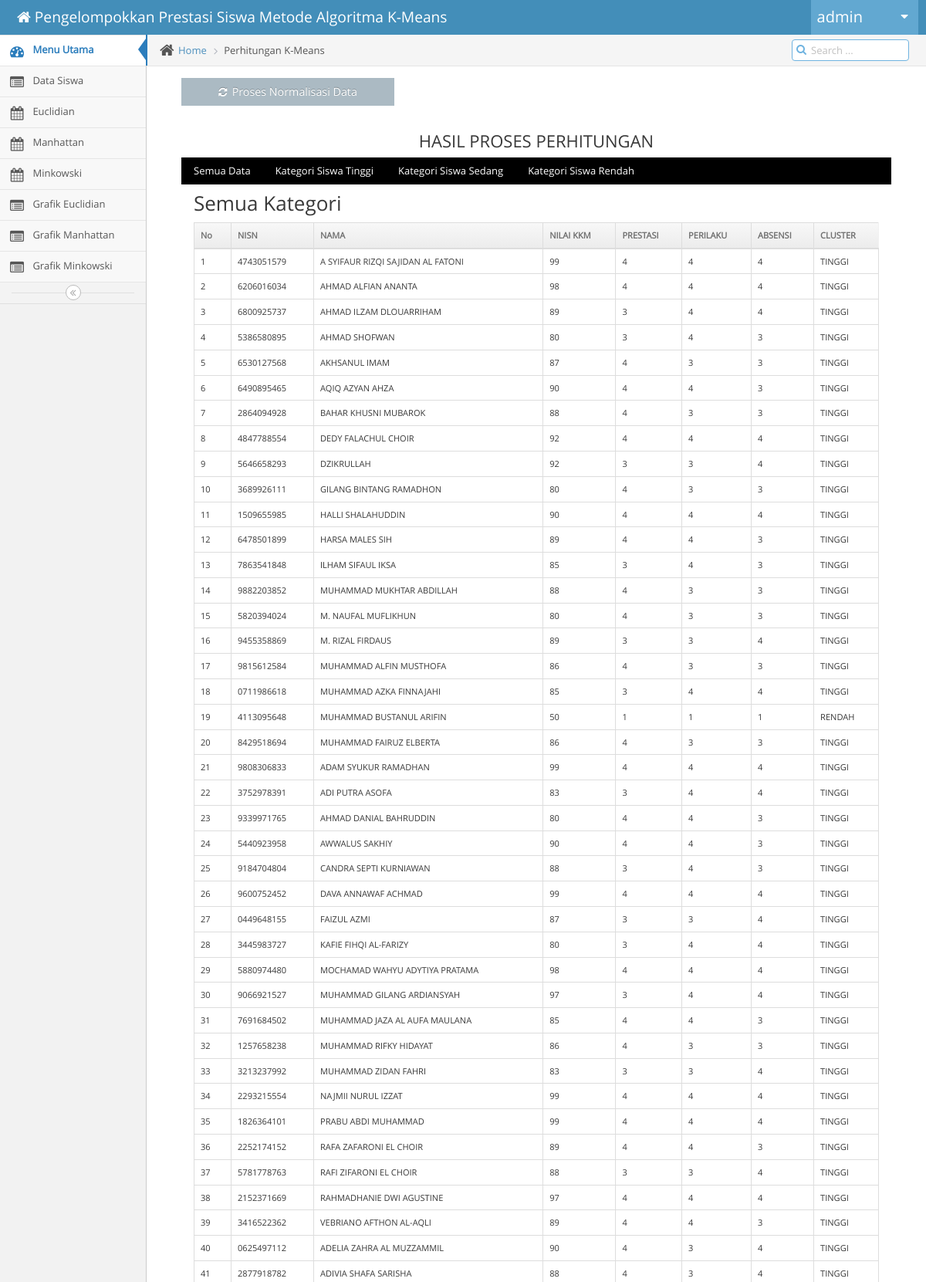
Screenshot of /dashboard.php?hal=perhitungan_manhattan (signed in, upper part) with the database file from the repository.
### tables this page shows
CREATE TABLE `nilai_siswa_manhattan` (
  `ID_NILAI` int(10) NOT NULL AUTO_INCREMENT,
  `ID_ADMIN` int(11) NOT NULL,
  `NISN` varchar(20) NOT NULL,
  `NAMA` varchar(50) NOT NULL,
  `NILAI` float NOT NULL,
  `NILAI_NORMALISASI` varchar(20) NOT NULL,
  `EXTRAKULIKULER` float NOT NULL,
  `EXTRAKULIKULER_NORMALISASI` varchar(20) NOT NULL,
  `PERILAKU` float NOT NULL,
  `PERILAKU_NORMALISASI` varchar(20) NOT NULL,
  `ABSENSI` float NOT NULL,
  `ABSENSI_NORMALISASI` varchar(20) NOT NULL,
  `CLUSTER` varchar(60) NOT NULL,
  PRIMARY KEY (`ID_NILAI`),
  KEY `ID_ADMIN` (`ID_ADMIN`) USING BTREE,
  CONSTRAINT `nilai_siswa_ibfk_1_copy` FOREIGN KEY (`ID_ADMIN`) REFERENCES `admin` (`id_admin`)
);

### perhitungan_manhattan.php (the view, shortened to what this page needs)
<?php if (@$_GET['action'] === 'hitung_ulang'): ?>
	<?php
		$query_total_data = "SELECT COUNT(*) as 'SIZE' FROM nilai_siswa_manhattan";
		$resultat_total_data = $bdd->query($query_total_data) or die(print_r($bdd->errorInfo()));
		$n_iterasi = 20;
		$n_data = $resultat_total_data->fetch()['SIZE'];
		$n_cluster = 3;
		$old_iterasi = array();
		for ($i=0; $i < $n_iterasi; $i++) {
	?>
			<div class="page-header">
				<h1>
					<small>
						Iterasi ke
						<i class="ace-icon fa fa-angle-double-right"></i>
						<?php echo ($i+1) ?>
					</small>
				</h1>
			</div>
			<div style="margin: 15px 45px;">
	<?php
			$centroid = array();
			if ($i == 0) {
				$query = "SELECT * FROM nilai_siswa_manhattan";
				$resultat = $bdd->query($query) or die(print_r($bdd->errorInfo()));
				$index_centroid = 1;
	?>
				<div class="page-header">
					<small>
						Centroid Awal
					</small>
				</div>
				<table class = "table table-bordered small">
				<tr bgcolor="#578CA9">
				<th>CLUSTER</th>
				<th>NILAI</th>
				<th>PRESTASI</th>
				<th>PERILAKU</th>
				<th>ABSENSI</th>
			</tr>
	<?php
				$cluster_ = 1;
				while ($row = $resultat->fetch()) {
					if ($index_centroid == 35 or $index_centroid == 90 or $index_centroid == 262) {
						array_push($centroid, $row);
	?>
						<tr bgcolor="#e0ebeb">
							<th><?php echo 'CLUSTER '.$cluster_++; ?></th>
							<th><?php echo $row['NILAI_NORMALISASI'] ?></th>
							<th><?php echo $row['EXTRAKULIKULER_NORMALISASI'] ?></th>
							<th><?php echo $row['PERILAKU_NORMALISASI'] ?></th>
							<th><?php echo $row['ABSENSI_NORMALISASI'] ?></th>
						</tr>
	<?php
					}
					$index_centroid++;
				}
	?>
				</table>
	<?php
			}else{
	?>
				<div class="page-header">
					<small>
						Centroid Baru
					</small>
				</div>
				<table class = "table table-bordered small">
				<tr bgcolor="#578CA9">
				<th>CLUSTER</th>
				<th>NILAI</th>
				<th>PRESTASI</th>
				<th>PERILAKU</th>
				<th>ABSENSI</th>
			</tr>
	<?php
				for ($j=0; $j < $n_cluster; $j++) {
					$query_centroid = "SELECT AVG(NILAI_NORMALISASI) as 'NILAI_NORMALISASI', AVG(EXTRAKULIKULER_NORMALISASI) as 'EXTRAKULIKULER_NORMALISASI', AVG(PERILAKU_NORMALISASI) as 'PERILAKU_NORMALISASI', AVG(ABSENSI_NORMALISASI) as 'ABSENSI_NORMALISASI' FROM nilai_siswa_manhattan WHERE CLUSTER = 'CLUSTER-".($j+1)."'";
					$resultat_centroid = $bdd->query($query_centroid) or die(print_r($bdd->errorInfo()));
					while ($row_centroid = $resultat_centroid->fetch()) {
						array_push($centroid, $row_centroid);
						$update_nilai = $row_centroid['NILAI_NORMALISASI'] ?? 0;
						$update_ext = $row_centroid['EXTRAKULIKULER_NORMALISASI'] ?? 0;
						$update_perilaku = $row_centroid['PERILAKU_NORMALISASI'] ?? 0;
						$update_absensi = $row_centroid['ABSENSI_NORMALISASI'] ?? 0;
						$query_update = "UPDATE `centroid_manhattan` SET `NILAI`= $update_nilai,`EXTRAKULIKULER`= $update_ext, `PERILAKU`= $update_perilaku,`ABSENSI`= $update_absensi WHERE `ID_CENTROID` = $j";
						$bdd->query($query_update) or die(print_r($bdd->errorInfo()));
	?>
						<tr bgcolor="#e0ebeb">
							<th><?php echo 'CLUSTER '.($j+1); ?></th>
							<th><?php echo $row_centroid['NILAI_NORMALISASI'] ?></th>
							<th><?php echo $row_centroid['EXTRAKULIKULER_NORMALISASI'] ?></th>
							<th><?php echo $row_centroid['PERILAKU_NORMALISASI'] ?></th>
							<th><?php echo $row_centroid['ABSENSI_NORMALISASI'] ?></th>
						</tr>
	<?php
					}
				}
	?>
			</table>
	<?php
			}
			$query = "SELECT * FROM nilai_siswa_manhattan";
			$resultat = $bdd->query($query) or die(print_r($bdd->errorInfo()));
	?>
			<div class="page-header">
				<small>
					Hasil Cluster
				</small>
			</div>
			<table class = "table table-bordered small datatablesku">
				<thead>
					<tr bgcolor="#578CA9">
						<th>No</th>
						<th>NISN</th>
						<th>NAMA</th>
						<th>NILAI</th>
						<th>PRESTASI</th>
						<th>PERILAKU</th>
						<th>ABSENSI</th>
						<th>CLUSTER 1</th>
						<th>CLUSTER 2</th>
						<th>CLUSTER 3</th>
						<th>CLUSTER</th>
					</tr>
				</thead>
			<tbody>
			<?php
				$no = 1;
				while ($row = $resultat->fetch()) {
					$temp_cluster = array();
					for ($j=0; $j < $n_cluster; $j++) {
						$nilai_normal = pow(abs($row['NILAI_NORMALISASI']-@$centroid[$j]['NILAI_NORMALISASI']),2);
						$nilai_ekstra = pow(abs($row['EXTRAKULIKULER_NORMALISASI']-@$centroid[$j]['EXTRAKULIKULER_NORMALISASI']),2);
						$nilai_perilaku = pow(abs($row['PERILAKU_NORMALISASI']-@$centroid[$j]['PERILAKU_NORMALISASI']),2);
						$nilai_absen = pow(abs($row['ABSENSI_NORMALISASI']-@$centroid[$j]['ABSENSI_NORMALISASI']),2);
						$nilai_cluster = $nilai_normal + $nilai_ekstra + $nilai_perilaku + $nilai_absen;
						$temp_cluster['CLUSTER-'.($j+1)] = $nilai_cluster;
					}
					$my_cluster = array($temp_cluster['CLUSTER-1'], $temp_cluster['CLUSTER-2'], $temp_cluster['CLUSTER-3']);
					sort($my_cluster);
					$cluster = '';
					foreach ($temp_cluster as $key => $value) {
						if ($value == $my_cluster[0]) {
							$cluster = $key;
							break;
						}
					}
		?>
					<tr bgcolor="#e0ebeb">
						<th><?php echo $no++; ?></th>
						<th><?php echo $row['NISN'] ?></th>
						<th><?php echo $row['NAMA'] ?></th>
						<th><?php echo $row['NILAI_NORMALISASI'] ?></th>
						<th><?php echo $row['EXTRAKULIKULER_NORMALISASI'] ?></th>
						<th><?php echo $row['PERILAKU_NORMALISASI'] ?></th>
						<th><?php echo $row['ABSENSI_NORMALISASI'] ?></th>
						<th><?php echo $temp_cluster['CLUSTER-1'] ?></th>
						<th><?php echo $temp_cluster['CLUSTER-2'] ?></th>
						<th><?php echo $temp_cluster['CLUSTER-3'] ?></th>
						<th><?php echo $cluster ?></th>
					</tr>
		<?php
					$id_nilai =  $row['ID_NILAI'];
					$query_update = "UPDATE `nilai_siswa_manhattan`  SET `CLUSTER`= '$cluster' WHERE `ID_NILAI` = $id_nilai";
					$bdd->query($query_update) or die(print_r($bdd->errorInfo()));
				}
		?>
			</tbody>
		</table>
	<?php
			if ($i <= 0) {
				for ($k=0; $k < $n_cluster; $k++) {
					$query_old_iterasi = "SELECT `ID_NILAI`, `CLUSTER` FROM `nilai_siswa_manhattan` WHERE `CLUSTER` = 'CLUSTER-".($k+1)."'";
					$resultat_old_iterasi = $bdd->query($query_old_iterasi) or die(print_r($bdd->errorInfo()));
					while ($row = $resultat_old_iterasi->fetch()) {
						$old_iterasi[$row['ID_NILAI']] = $row['CLUSTER'];
					}
				}
			}else{
				$check = true;
				for ($k=0; $k < $n_cluster; $k++) {
					$query_old_iterasi = "SELECT `ID_NILAI`, `CLUSTER` FROM `nilai_siswa_manhattan` WHERE `CLUSTER` = 'CLUSTER-".($k+1)."'";
					$resultat_old_iterasi = $bdd->query($query_old_iterasi) or die(print_r($bdd->errorInfo()));
					while ($row = $resultat_old_iterasi->fetch()) {
						if($old_iterasi[$row['ID_NILAI']] != $row['CLUSTER']){
							$check = false;
							$k = $k + $n_cluster+1;
							break;
						}
					}
				}
				if ($check == true) {
					$i = $n_iterasi+1;
				}else{
					$old_iterasi = array();
					for ($k=0; $k < $n_cluster; $k++) {
					$query_old_iterasi = "SELECT `ID_NILAI`, `CLUSTER` FROM `nilai_siswa_manhattan` WHERE `CLUSTER` = 'CLUSTER-".($k+1)."'";
					$resultat_old_iterasi = $bdd->query($query_old_iterasi) or die(print_r($bdd->errorInfo()));
					while ($row = $resultat_old_iterasi->fetch()) {
						$old_iterasi[$row['ID_NILAI']] = $row['CLUSTER'];
					}
				}
			}
		}
	?>
			</div>
	<?php
		}
	?>
	<div class="page-header">
		<center><large>
					Centroid Terakhir
					</large></center>
				</div>
				<div class="container">
				<table class = "table table-bordered small">
				<tr bgcolor="#578CA9">
				<th>CLUSTER</th>
				<th>NILAI</th>
				<th>PRESTASI</th>
				<th>PERILAKU</th>
				<th>ABSENSI</th>
			</tr>
	<?php
				for ($j=0; $j < $n_cluster; $j++) {
					$query_centroid = "SELECT AVG(NILAI_NORMALISASI) as 'NILAI_NORMALISASI', AVG(EXTRAKULIKULER_NORMALISASI) as 'EXTRAKULIKULER_NORMALISASI', AVG(PERILAKU_NORMALISASI) as 'PERILAKU_NORMALISASI', AVG(ABSENSI_NORMALISASI) as 'ABSENSI_NORMALISASI' FROM nilai_siswa_manhattan WHERE CLUSTER = 'CLUSTER-".($j+1)."'";
					$resultat_centroid = $bdd->query($query_centroid) or die(print_r($bdd->errorInfo()));
					while ($row_centroid = $resultat_centroid->fetch()) {
						array_push($centroid, $row_centroid);
						$update_nilai = $row_centroid['NILAI_NORMALISASI'];
						$update_ext = $row_centroid['EXTRAKULIKULER_NORMALISASI'];
						$update_perilaku = $row_centroid['PERILAKU_NORMALISASI'];
						$update_absensi = $row_centroid['ABSENSI_NORMALISASI'];
						$query_update = "UPDATE `centroid_manhattan` SET `NILAI`= $update_nilai,`EXTRAKULIKULER`= $update_ext, `PERILAKU`= $update_perilaku,`ABSENSI`= $update_absensi WHERE `ID_CENTROID` = $j";
						$bdd->query($query_update) or die(print_r($bdd->errorInfo()));
	?>
						<tr bgcolor="#e0ebeb">
							<th><?php echo 'CLUSTER '.($j+1); ?></th>
							<th><?php echo $row_centroid['NILAI_NORMALISASI'] ?></th>
							<th><?php echo $row_centroid['EXTRAKULIKULER_NORMALISASI'] ?></th>
							<th><?php echo $row_centroid['PERILAKU_NORMALISASI'] ?></th>
							<th><?php echo $row_centroid['ABSENSI_NORMALISASI'] ?></th>
						</tr>
	<?php
					}
				}
	?>
			</table>
</div>
<?php else: ?>
	<div class="main-content-inner">
		<div class="breadcrumbs ace-save-state" id="breadcrumbs">
			<ul class="breadcrumb">
				<li>
					<i class="ace-icon fa fa-home home-icon"></i>
					<a href="index.html">Home</a>
				</li>
				<li class="active">Perhitungan K-Means</li>
			</ul>
			<div class="nav-search" id="nav-search">
				<form class="form-search">
					<span class="input-icon">
						<input placeholder="Search ..." class="nav-search-input" id="nav-search-input" autocomplete="off" type="text">
						<i class="ace-icon fa fa-search nav-search-icon"></i>
					</span>
				</form>
			</div>
		</div>
		<div style="margin: 15px 45px;">
			<a href="?hal=normalisasi_manhattan&action=normalisasi_data">
				<button style="margin-bottom: 20px;" class="width-30 pull-left btn btn-sm">
					<i class="ace-icon fa fa-refresh"></i>
					<span class="bigger-110">Proses Normalisasi Data</span>
				</button>
			</a>
			<br><br><br>
			<h3><center>HASIL PROSES PERHITUNGAN</center></h3>
			<div class="w3-bar w3-black">
			  <button class="w3-bar-item w3-button" onclick="openCity('Semua')">Semua Data</button>
			  <button class="w3-bar-item w3-button" onclick="openCity('Tinggi')">Kategori Siswa Tinggi</button>
			  <button class="w3-bar-item w3-button" onclick="openCity('Sedang')">Kategori Siswa Sedang</button>
			  <button class="w3-bar-item w3-button" onclick="openCity('Rendah')">Kategori Siswa Rendah</button>
			</div>
			<div id="Semua" class="w3-container city">
			  	<h2>Semua Kategori</h2>
				<table class="table table-bordered small datatablesku">
					<thead>
						<tr bgcolor="#e0ebeb">
							<th>No</th>
							<th>NISN</th>
							<th>NAMA</th>
							<th>NILAI KKM</th>
							<th>PRESTASI</th>
							<th>PERILAKU</th>
							<th>ABSENSI</th>
							<th>CLUSTER</th>
						</tr>
					</thead>
					<tbody>
						<?php
							$query = "SELECT * FROM nilai_siswa_manhattan";
							$resultat = $bdd->query($query) or die(print_r($bdd->errorInfo()));
							$bantu = 1;
							while ($row = $resultat->fetch()) {
								echo "<tr>";
									echo "<td>$bantu</td>";
									echo "<td>".$row['NISN']."</td>";
									echo "<td>".$row['NAMA']."</td>";
									echo "<td>".$row['NILAI']."</td>";
									echo "<td>".$row['EXTRAKULIKULER']."</td>";
									echo "<td>".$row['PERILAKU']."</td>";
									echo "<td>".$row['ABSENSI']."</td>";
									echo "<td>";
									if ($row['CLUSTER'] == 'CLUSTER-1') {
										echo "TINGGI";
									}else if ($row['CLUSTER'] == 'CLUSTER-2') {
										echo "SEDANG";
									}else if ($row['CLUSTER'] == 'CLUSTER-3') {
										echo "RENDAH";
									}
									echo "</td>";
									$bantu++;
								echo "</tr>";
							}
						?>
					</tbody>
				</table>
			</div>
		</div>
	</div>
</div>
<?php endif ?>

### rows the page displays
nilai_siswa_manhattan: NISN "4743051579", NAMA "A SYIFAUR RIZQI SAJIDAN AL FATONI", NILAI "99", EXTRAKULIKULER "4", PERILAKU "4", ABSENSI "4", CLUSTER "TINGGI"
nilai_siswa_manhattan: NISN "6206016034", NAMA "AHMAD ALFIAN ANANTA", NILAI "98", EXTRAKULIKULER "4", PERILAKU "4", ABSENSI "4", CLUSTER "TINGGI"
nilai_siswa_manhattan: NISN "6800925737", NAMA "AHMAD ILZAM DLOUARRIHAM", NILAI "89", EXTRAKULIKULER "3", PERILAKU "4", ABSENSI "4", CLUSTER "TINGGI"
nilai_siswa_manhattan: NISN "5386580895", NAMA "AHMAD SHOFWAN", NILAI "80", EXTRAKULIKULER "3", PERILAKU "4", ABSENSI "3", CLUSTER "TINGGI"
nilai_siswa_manhattan: NISN "6530127568", NAMA "AKHSANUL IMAM", NILAI "87", EXTRAKULIKULER "4", PERILAKU "3", ABSENSI "3", CLUSTER "TINGGI"
nilai_siswa_manhattan: NISN "6490895465", NAMA "AQIQ AZYAN AHZA", NILAI "90", EXTRAKULIKULER "4", PERILAKU "4", ABSENSI "3", CLUSTER "TINGGI"
nilai_siswa_manhattan: NISN "2864094928", NAMA "BAHAR KHUSNI MUBAROK", NILAI "88", EXTRAKULIKULER "4", PERILAKU "3", ABSENSI "3", CLUSTER "TINGGI"
nilai_siswa_manhattan: NISN "4847788554", NAMA "DEDY FALACHUL CHOIR", NILAI "92", EXTRAKULIKULER "4", PERILAKU "4", ABSENSI "4", CLUSTER "TINGGI"
nilai_siswa_manhattan: NISN "5646658293", NAMA "DZIKRULLAH", NILAI "92", EXTRAKULIKULER "3", PERILAKU "3", ABSENSI "4", CLUSTER "TINGGI"
nilai_siswa_manhattan: NISN "3689926111", NAMA "GILANG BINTANG RAMADHON", NILAI "80", EXTRAKULIKULER "4", PERILAKU "3", ABSENSI "3", CLUSTER "TINGGI"
nilai_siswa_manhattan: NISN "1509655985", NAMA "HALLI SHALAHUDDIN", NILAI "90", EXTRAKULIKULER "4", PERILAKU "4", ABSENSI "4", CLUSTER "TINGGI"
nilai_siswa_manhattan: NISN "6478501899", NAMA "HARSA MALES SIH", NILAI "89", EXTRAKULIKULER "4", PERILAKU "4", ABSENSI "3", CLUSTER "TINGGI"
nilai_siswa_manhattan: NISN "7863541848", NAMA "ILHAM SIFAUL IKSA", NILAI "85", EXTRAKULIKULER "3", PERILAKU "4", ABSENSI "3", CLUSTER "TINGGI"
nilai_siswa_manhattan: NISN "9882203852", NAMA "MUHAMMAD MUKHTAR ABDILLAH", NILAI "88", EXTRAKULIKULER "4", PERILAKU "3", ABSENSI "3", CLUSTER "TINGGI"
nilai_siswa_manhattan: NISN "5820394024", NAMA "M. NAUFAL MUFLIKHUN", NILAI "80", EXTRAKULIKULER "4", PERILAKU "3", ABSENSI "3", CLUSTER "TINGGI"
nilai_siswa_manhattan: NISN "9455358869", NAMA "M. RIZAL FIRDAUS", NILAI "89", EXTRAKULIKULER "3", PERILAKU "3", ABSENSI "4", CLUSTER "TINGGI"
nilai_siswa_manhattan: NISN "9815612584", NAMA "MUHAMMAD ALFIN MUSTHOFA", NILAI "86", EXTRAKULIKULER "4", PERILAKU "3", ABSENSI "3", CLUSTER "TINGGI"
nilai_siswa_manhattan: NISN "0711986618", NAMA "MUHAMMAD AZKA FINNAJAHI", NILAI "85", EXTRAKULIKULER "3", PERILAKU "4", ABSENSI "4", CLUSTER "TINGGI"
nilai_siswa_manhattan: NISN "4113095648", NAMA "MUHAMMAD BUSTANUL ARIFIN", NILAI "50", EXTRAKULIKULER "1", PERILAKU "1", ABSENSI "1", CLUSTER "RENDAH"
nilai_siswa_manhattan: NISN "8429518694", NAMA "MUHAMMAD FAIRUZ ELBERTA", NILAI "86", EXTRAKULIKULER "4", PERILAKU "3", ABSENSI "3", CLUSTER "TINGGI"
nilai_siswa_manhattan: NISN "9808306833", NAMA "ADAM SYUKUR RAMADHAN", NILAI "99", EXTRAKULIKULER "4", PERILAKU "4", ABSENSI "4", CLUSTER "TINGGI"
nilai_siswa_manhattan: NISN "3752978391", NAMA "ADI PUTRA ASOFA", NILAI "83", EXTRAKULIKULER "3", PERILAKU "4", ABSENSI "4", CLUSTER "TINGGI"
nilai_siswa_manhattan: NISN "9339971765", NAMA "AHMAD DANIAL BAHRUDDIN", NILAI "80", EXTRAKULIKULER "4", PERILAKU "4", ABSENSI "3", CLUSTER "TINGGI"
nilai_siswa_manhattan: NISN "5440923958", NAMA "AWWALUS SAKHIY", NILAI "90", EXTRAKULIKULER "4", PERILAKU "4", ABSENSI "3", CLUSTER "TINGGI"
nilai_siswa_manhattan: NISN "9184704804", NAMA "CANDRA SEPTI KURNIAWAN", NILAI "88", EXTRAKULIKULER "3", PERILAKU "4", ABSENSI "3", CLUSTER "TINGGI"
nilai_siswa_manhattan: NISN "9600752452", NAMA "DAVA ANNAWAF ACHMAD", NILAI "99", EXTRAKULIKULER "4", PERILAKU "4", ABSENSI "4", CLUSTER "TINGGI"
nilai_siswa_manhattan: NISN "0449648155", NAMA "FAIZUL AZMI", NILAI "87", EXTRAKULIKULER "3", PERILAKU "3", ABSENSI "4", CLUSTER "TINGGI"
nilai_siswa_manhattan: NISN "3445983727", NAMA "KAFIE FIHQI AL-FARIZY", NILAI "80", EXTRAKULIKULER "3", PERILAKU "4", ABSENSI "4", CLUSTER "TINGGI"
nilai_siswa_manhattan: NISN "5880974480", NAMA "MOCHAMAD WAHYU ADYTIYA PRATAMA", NILAI "98", EXTRAKULIKULER "4", PERILAKU "4", ABSENSI "4", CLUSTER "TINGGI"
nilai_siswa_manhattan: NISN "9066921527", NAMA "MUHAMMAD GILANG ARDIANSYAH", NILAI "97", EXTRAKULIKULER "3", PERILAKU "4", ABSENSI "4", CLUSTER "TINGGI"
nilai_siswa_manhattan: NISN "7691684502", NAMA "MUHAMMAD JAZA AL AUFA MAULANA", NILAI "85", EXTRAKULIKULER "4", PERILAKU "4", ABSENSI "3", CLUSTER "TINGGI"
nilai_siswa_manhattan: NISN "1257658238", NAMA "MUHAMMAD RIFKY HIDAYAT", NILAI "86", EXTRAKULIKULER "4", PERILAKU "3", ABSENSI "3", CLUSTER "TINGGI"
nilai_siswa_manhattan: NISN "3213237992", NAMA "MUHAMMAD ZIDAN FAHRI", NILAI "83", EXTRAKULIKULER "3", PERILAKU "3", ABSENSI "4", CLUSTER "TINGGI"
nilai_siswa_manhattan: NISN "2293215554", NAMA "NAJMII NURUL IZZAT", NILAI "99", EXTRAKULIKULER "4", PERILAKU "4", ABSENSI "4", CLUSTER "TINGGI"
nilai_siswa_manhattan: NISN "1826364101", NAMA "PRABU ABDI MUHAMMAD", NILAI "99", EXTRAKULIKULER "4", PERILAKU "4", ABSENSI "4", CLUSTER "TINGGI"
nilai_siswa_manhattan: NISN "2252174152", NAMA "RAFA ZAFARONI EL CHOIR", NILAI "89", EXTRAKULIKULER "4", PERILAKU "4", ABSENSI "3", CLUSTER "TINGGI"
nilai_siswa_manhattan: NISN "5781778763", NAMA "RAFI ZIFARONI EL CHOIR", NILAI "88", EXTRAKULIKULER "3", PERILAKU "3", ABSENSI "4", CLUSTER "TINGGI"
nilai_siswa_manhattan: NISN "2152371669", NAMA "RAHMADHANIE DWI AGUSTINE", NILAI "97", EXTRAKULIKULER "4", PERILAKU "4", ABSENSI "4", CLUSTER "TINGGI"
nilai_siswa_manhattan: NISN "3416522362", NAMA "VEBRIANO AFTHON AL-AQLI", NILAI "89", EXTRAKULIKULER "4", PERILAKU "4", ABSENSI "3", CLUSTER "TINGGI"
nilai_siswa_manhattan: NISN "0625497112", NAMA "ADELIA ZAHRA AL MUZZAMMIL", NILAI "90", EXTRAKULIKULER "4", PERILAKU "3", ABSENSI "4", CLUSTER "TINGGI"
nilai_siswa_manhattan: NISN "2877918782", NAMA "ADIVIA SHAFA SARISHA", NILAI "88", EXTRAKULIKULER "4", PERILAKU "3", ABSENSI "4", CLUSTER "TINGGI"

### other values shown
$nama_admin "admin"
